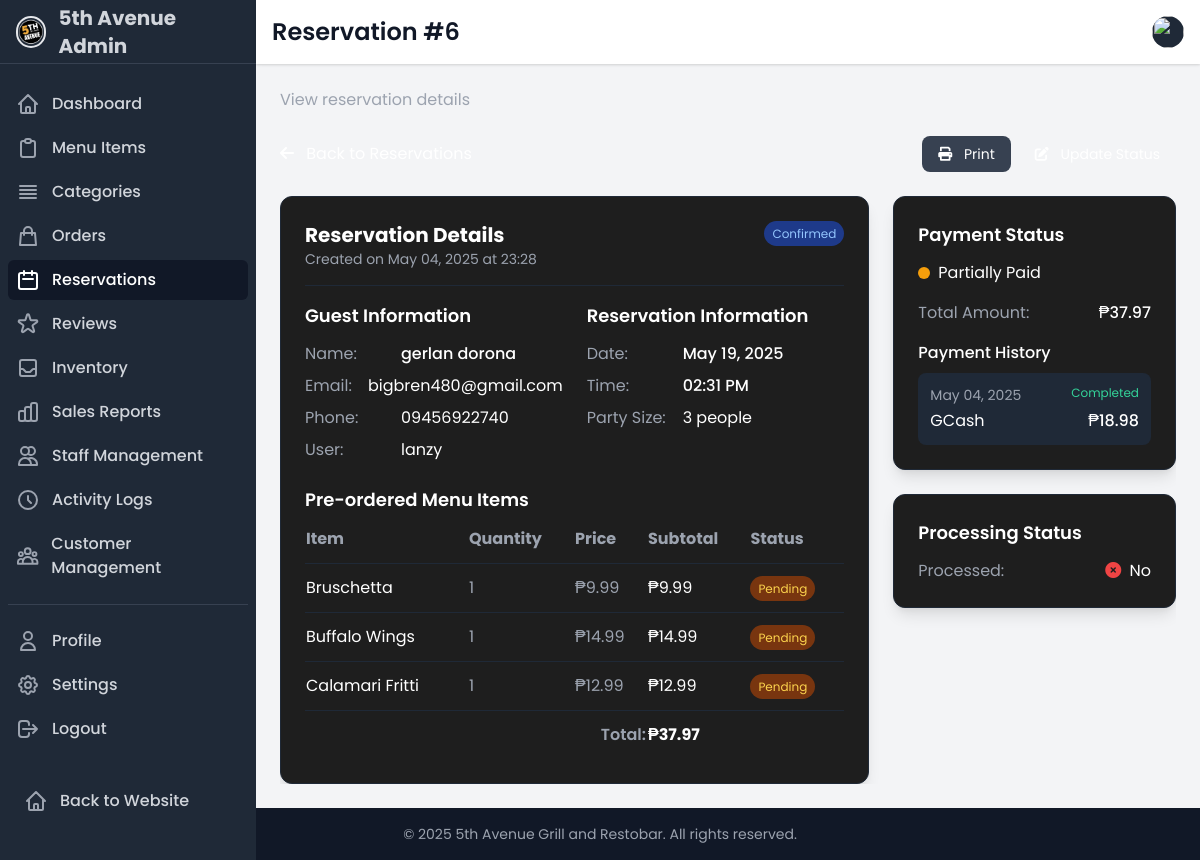
The page /dashboard/reservations/6/ (signed in) on the database its author committed.
### ecommerce/models.py (models this page shows, shortened)
class Reservation(models.Model):
    STATUS_CHOICES = [
        ('PENDING', 'Pending'),
        ('CONFIRMED', 'Confirmed'),
        ('COMPLETED', 'Completed'),  # Added for completed reservations
        ('CANCELLED', 'Cancelled')
    ]
    PAYMENT_STATUS_CHOICES = [
        ('UNPAID', 'Unpaid'),
        ('PARTIALLY_PAID', 'Partially Paid'),
        ('PAID', 'Paid'),
        ('REFUNDED', 'Refunded')
    ]
    user = models.ForeignKey(User, on_delete=models.CASCADE, related_name='reservations', null=True, blank=True)
    name = models.CharField(max_length=100)
    email = models.EmailField()
    phone = models.CharField(max_length=15)
    date = models.DateField()
    time = models.TimeField()
    party_size = models.PositiveIntegerField(
        validators=[MinValueValidator(1), MaxValueValidator(20)],
        help_text="Number of guests"
    )
    table_number = models.CharField(max_length=10, blank=True, null=True)
    special_requests = models.TextField(blank=True)
    has_menu_items = models.BooleanField(default=False, help_text="Whether the reservation includes pre-ordered menu items")
    prepare_ahead = models.BooleanField(default=False, help_text="Whether to prepare food 20 minutes before reservation time")
    status = models.CharField(
        max_length=10,
        choices=STATUS_CHOICES,
        default='PENDING'
    )
    payment_status = models.CharField(
        max_length=15,
        choices=PAYMENT_STATUS_CHOICES,
        default='UNPAID'
    )
    total_amount = models.DecimalField(max_digits=10, decimal_places=2, default=0)
    is_processed = models.BooleanField(default=False, help_text="Whether the reservation has been processed by a cashier")
    has_placed_order = models.BooleanField(default=False, help_text="Whether the customer has placed an order for this reservation")
    processed_by = models.ForeignKey(User, on_delete=models.SET_NULL, related_name='processed_reservations', null=True, blank=True)
    processed_at = models.DateTimeField(null=True, blank=True)
    created_at = models.DateTimeField(auto_now_add=True)
    updated_at = models.DateTimeField(auto_now=True)
    items = models.ManyToManyField(MenuItem, through='ReservationItem')
    class Meta:
        ordering = ['-date', '-time']

class ReservationItem(models.Model):
    reservation = models.ForeignKey(Reservation, on_delete=models.CASCADE, related_name='reservation_items')
    menu_item = models.ForeignKey(MenuItem, on_delete=models.CASCADE)
    quantity = models.PositiveIntegerField(default=1)
    price = models.DecimalField(max_digits=10, decimal_places=2)
    special_instructions = models.TextField(blank=True)
    inventory_updated = models.BooleanField(default=False)
    is_prepared = models.BooleanField(default=False, help_text="Whether this item has been prepared")
    class Meta:
        ordering = ['reservation', 'menu_item']
    @property
    def subtotal(self):
        return self.quantity * self.price

class MenuItem(models.Model):
    category = models.ForeignKey(Category, on_delete=models.SET_NULL, related_name='menu_items', null=True, blank=True)
    name = models.CharField(max_length=100)
    description = models.TextField()
    price = models.DecimalField(max_digits=10, decimal_places=2)
    image = models.ImageField(upload_to='menu_items/')
    is_available = models.BooleanField(default=True)
    is_featured = models.BooleanField(default=False)
    is_vegetarian = models.BooleanField(default=False)
    spice_level = models.PositiveSmallIntegerField(
        validators=[MinValueValidator(0), MaxValueValidator(5)],
        default=0
    )
    current_stock = models.PositiveIntegerField(default=0)
    stock_alert_threshold = models.PositiveIntegerField(default=10)
    cost_price = models.DecimalField(max_digits=10, decimal_places=2, default=0)
    created_at = models.DateTimeField(auto_now_add=True)
    updated_at = models.DateTimeField(auto_now=True)
    class Meta:
        ordering = ['category', 'name']

class ReservationPayment(models.Model):
    PAYMENT_TYPE_CHOICES = [
        ('FULL', 'Full Payment'),
        ('DEPOSIT', 'Deposit (50%)')
    ]
    STATUS_CHOICES = [
        ('PENDING', 'Pending'),
        ('COMPLETED', 'Completed'),
        ('FAILED', 'Failed'),
        ('REFUNDED', 'Refunded'),
    ]
    reservation = models.ForeignKey(Reservation, on_delete=models.CASCADE, related_name='payments')
    amount = models.DecimalField(max_digits=10, decimal_places=2)
    payment_type = models.CharField(max_length=10, choices=PAYMENT_TYPE_CHOICES, default='DEPOSIT')
    payment_method = models.CharField(max_length=20, choices=Order.PAYMENT_METHOD_CHOICES, default='GCASH')
    status = models.CharField(max_length=20, choices=STATUS_CHOICES, default='PENDING')
    reference_number = models.CharField(max_length=100, blank=True, null=True)
    payment_proof = models.ImageField(upload_to='reservation_payment_proofs/', blank=True, null=True)
    payment_date = models.DateTimeField(auto_now_add=True)
    verified_by = models.ForeignKey(User, on_delete=models.SET_NULL, null=True, blank=True, related_name='verified_reservation_payments')
    verification_date = models.DateTimeField(null=True, blank=True)
    notes = models.TextField(blank=True)
    includes_menu_items = models.BooleanField(default=True, help_text="Whether this payment includes pre-ordered menu items")
    class Meta:
        ordering = ['-payment_date']

### ecommerce/views.py (the view)
# urls.py: path('dashboard/reservations/<int:reservation_id>/', view_reservation, name='view_reservation'),
@login_required
@permission_required('ecommerce.view_reservation', raise_exception=True)
def view_reservation(request, reservation_id):
    reservation = get_object_or_404(Reservation, id=reservation_id)
    reservation_items = reservation.reservation_items.all().select_related('menu_item')
    payments = reservation.payments.all()
    context = {
        'reservation': reservation,
        'reservation_items': reservation_items,
        'payments': payments,
        'active_section': 'reservations'
    }
    return render(request, 'accounts/view_reservation.html', context)

### templates/accounts/view_reservation.html (shortened to what this page needs)
{% extends 'accounts/dashboard_base.html' %}
{% block page_title %}Reservation #{{ reservation.id }}{% endblock page_title %}
{% block page_subtitle %}View reservation details{% endblock page_subtitle %}
{% block content %}
<div class="mb-6 flex justify-between items-center">
    <a href="{% url 'reservations' %}" class="text-food-gold hover:text-food-gold-light">
        <i class="fas fa-arrow-left mr-2"></i> Back to Reservations
    </a>
    <div class="flex space-x-2">
        <a href="#" class="bg-gray-700 hover:bg-gray-600 text-white px-4 py-2 rounded-lg text-sm">
            <i class="fas fa-print mr-2"></i> Print
        </a>
        <a href="{% url 'update_reservation_status' reservation.id %}" class="bg-food-gold hover:bg-food-gold-light text-food-black px-4 py-2 rounded-lg text-sm">
            <i class="fas fa-edit mr-2"></i> Update Status
        </a>
    </div>
</div>
<div class="grid grid-cols-1 md:grid-cols-3 gap-6">
    <div class="md:col-span-2">
        <div class="card p-6 shadow-lg border border-gray-800">
            <div class="flex justify-between items-start mb-4 pb-4 border-b border-gray-800">
                <div>
                    <h2 class="text-xl font-bold text-white">Reservation Details</h2>
                    <p class="text-gray-400 text-sm">Created on {{ reservation.created_at|date:"M d, Y" }} at {{ reservation.created_at|time:"H:i" }}</p>
                </div>
                <div>
                    {% if reservation.status == 'PENDING' %}
                    <span class="bg-yellow-900 text-yellow-300 text-xs px-2 py-1 rounded-full">Pending</span>
                    {% elif reservation.status == 'CONFIRMED' %}
                    <span class="bg-blue-900 text-blue-300 text-xs px-2 py-1 rounded-full">Confirmed</span>
                    {% elif reservation.status == 'COMPLETED' %}
                    <span class="bg-green-900 text-green-300 text-xs px-2 py-1 rounded-full">Completed</span>
                    {% elif reservation.status == 'CANCELLED' %}
                    <span class="bg-red-900 text-red-300 text-xs px-2 py-1 rounded-full">Cancelled</span>
                    {% endif %}
                </div>
            </div>
            <div class="grid grid-cols-1 md:grid-cols-2 gap-6">
                <div>
                    <h3 class="text-lg font-semibold text-white mb-3">Guest Information</h3>
                    <div class="space-y-2">
                        <div class="flex">
                            <span class="text-gray-400 w-24">Name:</span>
                            <span class="text-white font-medium">{{ reservation.name }}</span>
                        </div>
                        <div class="flex">
                            <span class="text-gray-400 w-24">Email:</span>
                            <span class="text-white">{{ reservation.email }}</span>
                        </div>
                        <div class="flex">
                            <span class="text-gray-400 w-24">Phone:</span>
                            <span class="text-white">{{ reservation.phone }}</span>
                        </div>
                        {% if reservation.user %}
                        <div class="flex">
                            <span class="text-gray-400 w-24">User:</span>
                            <span class="text-white">{{ reservation.user.username }}</span>
                        </div>
                        {% endif %}
                    </div>
                </div>
                <div>
                    <h3 class="text-lg font-semibold text-white mb-3">Reservation Information</h3>
                    <div class="space-y-2">
                        <div class="flex">
                            <span class="text-gray-400 w-24">Date:</span>
                            <span class="text-white font-medium">{{ reservation.date|date:"F d, Y" }}</span>
                        </div>
                        <div class="flex">
                            <span class="text-gray-400 w-24">Time:</span>
                            <span class="text-white font-medium">{{ reservation.time|time:"h:i A" }}</span>
                        </div>
                        <div class="flex">
                            <span class="text-gray-400 w-24">Party Size:</span>
                            <span class="text-white">{{ reservation.party_size }} people</span>
                        </div>
                    </div>
                </div>
            </div>
            {% if reservation.has_menu_items %}
            <div class="mt-6">
                <h3 class="text-lg font-semibold text-white mb-3">Pre-ordered Menu Items</h3>
                {% if reservation_items %}
                <div class="overflow-x-auto">
                    <table class="w-full">
                        <thead>
                            <tr class="text-left text-gray-400 border-b border-gray-800">
                                <th class="pb-3">Item</th>
                                <th class="pb-3">Quantity</th>
                                <th class="pb-3">Price</th>
                                <th class="pb-3">Subtotal</th>
                                <th class="pb-3">Status</th>
                            </tr>
                        </thead>
                        <tbody>
                            {% for item in reservation_items %}
                            <tr class="border-b border-gray-800">
                                <td class="py-3 text-white">{{ item.menu_item.name }}</td>
                                <td class="py-3 text-gray-400">{{ item.quantity }}</td>
                                <td class="py-3 text-gray-400">₱{{ item.price }}</td>
                                <td class="py-3 text-white">₱{{ item.subtotal }}</td>
                                <td class="py-3">
                                    {% if item.is_prepared %}
                                    <span class="bg-green-900 text-green-300 text-xs px-2 py-1 rounded-full">Prepared</span>
                                    {% else %}
                                    <span class="bg-yellow-900 text-yellow-300 text-xs px-2 py-1 rounded-full">Pending</span>
                                    {% endif %}
                                </td>
                            </tr>
                            {% endfor %}
                        </tbody>
                        <tfoot>
                            <tr>
                                <td colspan="3" class="py-3 text-right text-gray-400 font-semibold">Total:</td>
                                <td class="py-3 text-food-gold font-bold">₱{{ reservation.total_amount }}</td>
                                <td></td>
                            </tr>
                        </tfoot>
                    </table>
                </div>
                {% else %}
                <p class="text-gray-400">No menu items have been pre-ordered.</p>
                {% endif %}
            </div>
            {% endif %}
        </div>
    </div>
    <div>
        <div class="card p-6 shadow-lg border border-gray-800 mb-6">
            <h3 class="text-lg font-semibold text-white mb-3">Payment Status</h3>
            <div class="flex items-center mb-4">
                <div class="w-3 h-3 rounded-full mr-2
                    {% if reservation.payment_status == 'PAID' %}bg-green-500
                    {% elif reservation.payment_status == 'PARTIALLY_PAID' %}bg-yellow-500
                    {% elif reservation.payment_status == 'UNPAID' %}bg-red-500
                    {% elif reservation.payment_status == 'REFUNDED' %}bg-blue-500{% endif %}">
                </div>
                <span class="text-white">{{ reservation.get_payment_status_display }}</span>
            </div>
            {% if reservation.total_amount > 0 %}
            <div class="flex justify-between mb-2">
                <span class="text-gray-400">Total Amount:</span>
                <span class="text-white font-medium">₱{{ reservation.total_amount }}</span>
            </div>
            {% endif %}
            {% if payments %}
            <div class="mt-4">
                <h4 class="text-white font-medium mb-2">Payment History</h4>
                <div class="space-y-3">
                    {% for payment in payments %}
                    <div class="bg-gray-800 p-3 rounded-lg">
                        <div class="flex justify-between mb-1">
                            <span class="text-gray-400 text-sm">{{ payment.payment_date|date:"M d, Y" }}</span>
                            <span class="text-xs
                                {% if payment.status == 'COMPLETED' %}text-green-400
                                {% elif payment.status == 'PENDING' %}text-yellow-400
                                {% elif payment.status == 'FAILED' %}text-red-400
                                {% elif payment.status == 'REFUNDED' %}text-blue-400{% endif %}">
                                {{ payment.get_status_display }}
                            </span>
                        </div>
                        <div class="flex justify-between">
                            <span class="text-white">{{ payment.get_payment_method_display }}</span>
                            <span class="text-white font-medium">₱{{ payment.amount }}</span>
                        </div>
                    </div>
                    {% endfor %}
                </div>
            </div>
            {% endif %}
        </div>
        <div class="card p-6 shadow-lg border border-gray-800">
            <h3 class="text-lg font-semibold text-white mb-3">Processing Status</h3>
            <div class="space-y-3">
                <div class="flex justify-between">
                    <span class="text-gray-400">Processed:</span>
                    <span class="text-white">
                        {% if reservation.is_processed %}
                        <i class="fas fa-check-circle text-green-500 mr-1"></i> Yes
                        {% else %}
                        <i class="fas fa-times-circle text-red-500 mr-1"></i> No
                        {% endif %}
                    </span>
                </div>
            </div>
        </div>
    </div>
</div>
{% endblock content %}

### rows shown on the page
Reservation: id "6", created_at "May 04, 2025", created_at "23:28", name "gerlan dorona", email "bigbren480@gmail.com", phone "09456922740", user.username "lanzy", date "May 19, 2025", time "02:31 PM", party_size "3", total_amount "37.97", payment_status "Partially Paid"
ReservationItem: menu_item.name "Bruschetta", quantity "1", price "9.99", subtotal "9.99", is_prepared "Pending"
ReservationItem: menu_item.name "Buffalo Wings", quantity "1", price "14.99", subtotal "14.99", is_prepared "Pending"
ReservationItem: menu_item.name "Calamari Fritti", quantity "1", price "12.99", subtotal "12.99", is_prepared "Pending"
ReservationPayment: payment_date "May 04, 2025", status "Completed", payment_method "GCash", amount "18.98"
